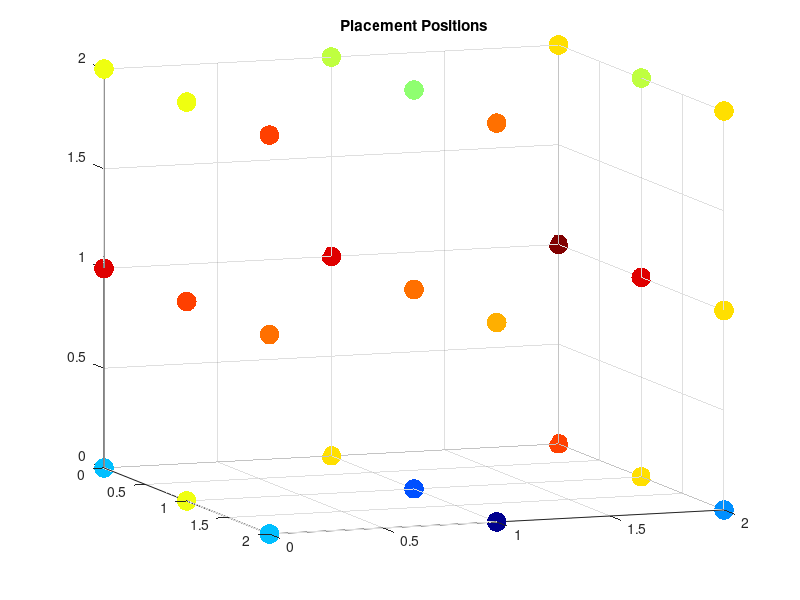
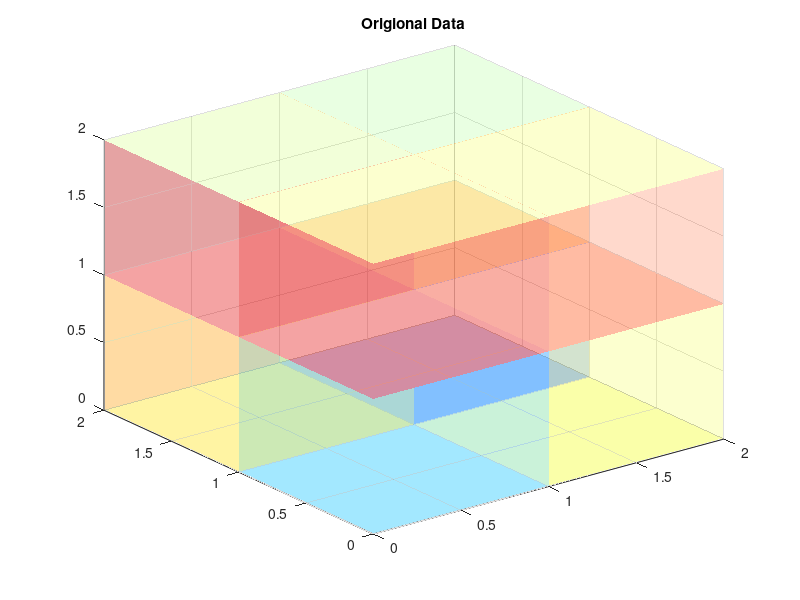
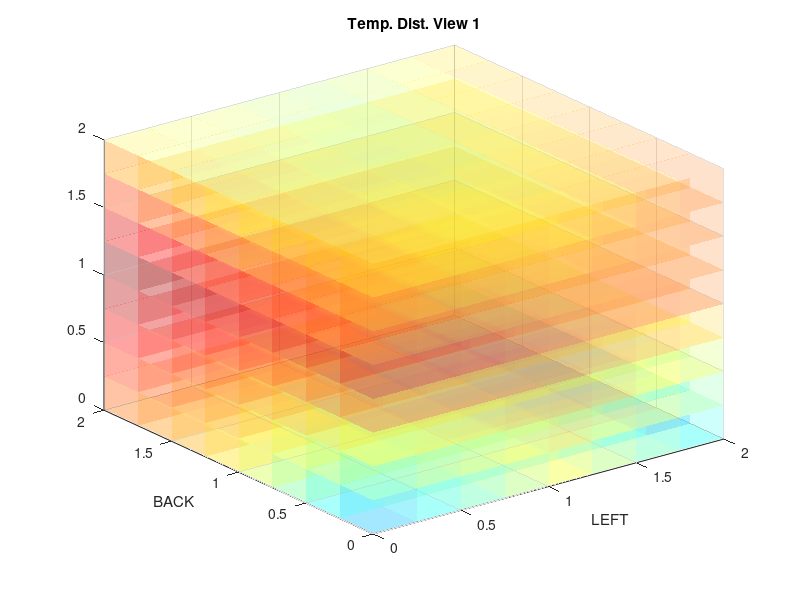
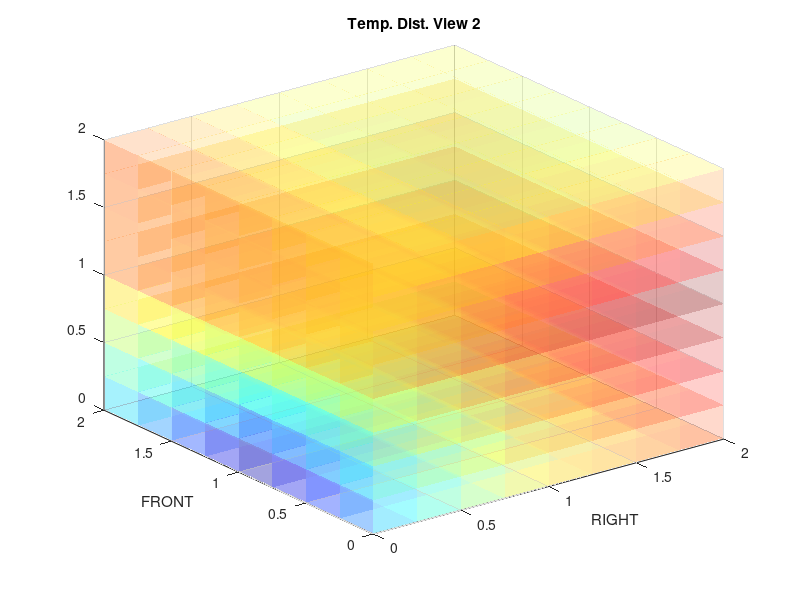

These charts were generated, in order, by the following MATLAB code:
% TEMPERATURE DISTRIBUTION FOR A 3X3X3 (=27) TEMP. DIST. TEST
% By Sasha Sen
% (Code with sample data from Kiln Firing test)
% ====================================================

% initial meshgrid to contain data
wgrid = (0:1:2);
lgrid = (0:1:2);
hgrid = (0:1:2);
[wmesh, lmesh, hmesh] = meshgrid(wgrid, lgrid, hgrid);
[vmesh] = meshgrid(wgrid, lgrid, hgrid); % vmesh holds temperature values
% values on T1 (layer 1)
vmesh(1,1,1) = 1237; % pos 1
vmesh(1,2,1) = 1243;
vmesh(1,3,1) = 1237; 
vmesh(2,1,1) = 1244; % pos 2
vmesh(2,2,1) = 1235;
vmesh(2,3,1) = 1231;
vmesh(3,1,1) = 1247; % pos 3
vmesh(3,2,1) = 1244;
vmesh(3,3,1) = 1236;
% values on T2 (layer 2)
vmesh(1,1,2) = 1249; % pos 1
vmesh(1,2,2) = 1247;
vmesh(1,3,2) = 1246;
vmesh(2,1,2) = 1249; % pos 2
vmesh(2,2,2) = 1246;
vmesh(2,3,2) = 1245;
vmesh(3,1,2) = 1251; % pos 3
vmesh(3,2,2) = 1249;
vmesh(3,3,2) = 1244;
% values on T3 (layer 3)
vmesh(1,1,3) = 1243; % pos 1
vmesh(1,2,3) = 1243;
vmesh(1,3,3) = 1247;
vmesh(2,1,3) = 1242; % pos 2
vmesh(2,2,3) = 1241;
vmesh(2,3,3) = 1246;
vmesh(3,1,3) = 1244; % pos 3
vmesh(3,2,3) = 1242;
vmesh(3,3,3) = 1244;
% Min and Max temp. values obtained
min = 1231;
max = 1251;

figure(1);
% see the ring/ thermocouple placement positions
scatter3(wmesh(:), lmesh(:), hmesh(:), 200, vmesh(:), 'Filled');
title('Placement Positions');
colormap('jet');
view(70,10)
figure (2);
colormap('jet');
s1 = slice(wmesh,lmesh,hmesh,vmesh,[0 1 2],[0 1 2],[0 1 2]);
set(s1, 'FaceAlpha', 0.2, 'EdgeAlpha', 0.3);
caxis([min max]) % defining the color range (min to max value)
title('Origional Data');

figure (3);
colormap('jet');
% interpolate data to a new and more accurate mesh
[wq,lq,hq] = meshgrid(0:0.25:2,0:0.25:2,0:0.25:2);
vq = interp3(wmesh,lmesh,hmesh,vmesh,wq,lq,hq);
s2 = slice(wq,lq,hq,vq,[0 0.25 0.5 0.75 1 1.25 1.5 1.75 2],[0 0.25 0.5 0.75 1 1.25 1.5 1.75 2],[0 0.25 0.5 0.75 1 1.25 1.5 1.75 2]);
set(s2, 'FaceAlpha', 0.2, 'EdgeAlpha', 0.1);
caxis([min max]) % defining the color range (min to max value)
% label axis
title('Temp. Dist. View 1');
xlabel('LEFT');
ylabel('BACK');

figure (4);
colormap('jet');
% interpolate data...
[wq,lq,hq] = meshgrid(0:0.25:2,0:0.25:2,0:0.25:2);
vq = interp3(wmesh,lmesh,hmesh,vmesh,wq,lq,hq);
s3 = slice(wq,lq,hq,vq,[0 0.25 0.5 0.75 1 1.25 1.5 1.75 2],[0 0.25 0.5 0.75 1 1.25 1.5 1.75 2],[0 0.25 0.5 0.75 1 1.25 1.5 1.75 2]);
set(s3, 'FaceAlpha', 0.2, 'EdgeAlpha', 0.1);
caxis([min max]) % defining the color range (min to max value)
% label axis
title('Temp. Dist. View 2');
xlabel('RIGHT');
ylabel('FRONT');
rotate(s3,[0 0 1],180) % change view to see other side of dist. cube

figure (5);
colormap('jet');
% interpolate data...
[wq,lq,hq] = meshgrid(0:0.25:2,0:0.25:2,0:0.25:2);
vq = interp3(wmesh,lmesh,hmesh,vmesh,wq,lq,hq);
s4 = slice(wq,lq,hq,vq,[],[],[0 0.5 1 1.5]);
%shading flat
set(s4, 'FaceAlpha', 0.9, 'EdgeAlpha', 0.1);
caxis([min max]) % defining the color range (min to max value)
% label axis
title('Temp. Dist. View 3 (CUT)');
xlabel('RIGHT');
ylabel('FRONT');
rotate(s4,[0 0 1],180)
view(-30,15)
